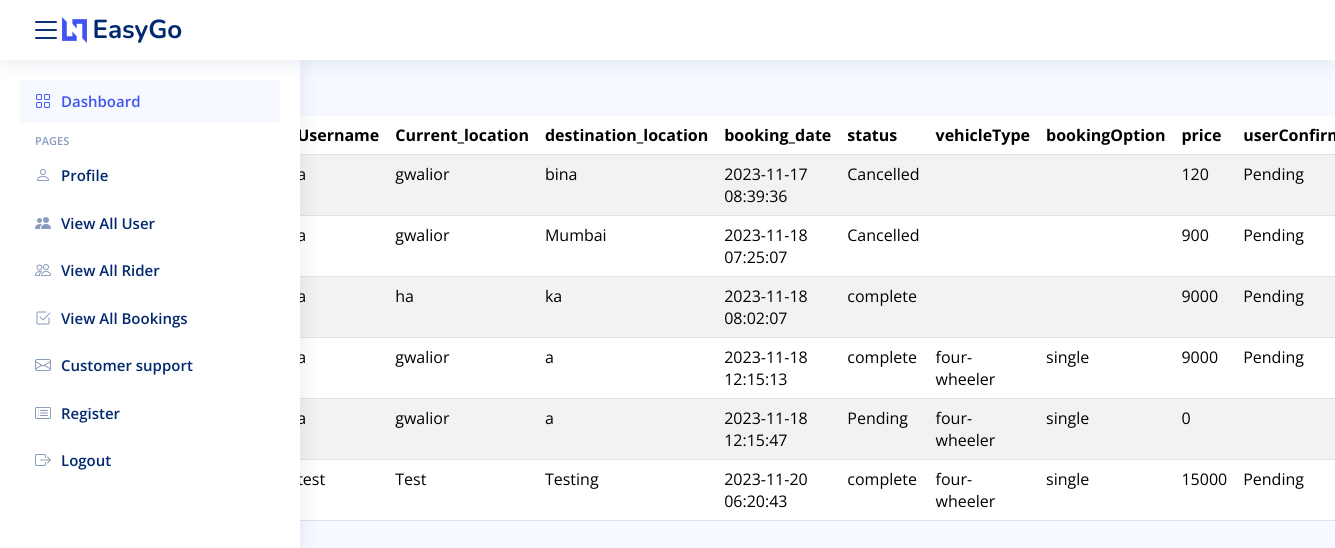
The page /Taxisystem/admin/allbooking.php on the database its author committed.
### tables this page shows
CREATE TABLE `bookings` (
  `id` int(11) NOT NULL,
  `UserID` int(11) NOT NULL,
  `RiderID` int(11) NOT NULL,
  `Username` varchar(50) NOT NULL,
  `current_location` varchar(255) NOT NULL,
  `destination_location` varchar(255) NOT NULL,
  `booking_date` timestamp NOT NULL DEFAULT current_timestamp(),
  `status` varchar(50) DEFAULT 'Pending',
  `vehicleType` varchar(255) NOT NULL,
  `bookingOption` varchar(255) NOT NULL,
  `price` int(11) NOT NULL,
  `userConfirmation` varchar(10) NOT NULL
);

### Taxisystem/admin/allbooking.php (the view, shortened to what this page needs)
<?php
include("./adminheader.php");
include("./sidebar.php");
include("../db/connection.php");
$sql = "SELECT * FROM bookings";
$result = mysqli_query($conn,$sql);
if ($result->num_rows > 0) {
    echo '<div class="container mt-5">';
    echo '<h2 class="mb-18">All Bookings</h2>';
    echo '<table class="table table-striped">
            <thead>
                <tr>
                    <th>id</th>
                    <th>UserID</th>
                    <th>RiderID</th>
                    <th>Username</th>
                    <th>Current_location</th>
                    <th>destination_location</th>
                    <th>booking_date</th>
                    <th>status</th>
                    <th>vehicleType</th>
                    <th>bookingOption</th>
                    <th>price</th>
                    <th>userConfirmation</th>
                </tr>
            </thead>
            <tbody>';
    while ($rowBooking = $result->fetch_assoc()) {
        echo '<tr>
                <td>' . $rowBooking["id"] . '</td>
                <td>' . $rowBooking["UserID"] . '</td>
                <td>' . $rowBooking["RiderID"] . '</td>
                <td>' . $rowBooking["Username"] . '</td>
                <td>' . $rowBooking["current_location"] . '</td>
                <td>' . $rowBooking["destination_location"] . '</td>
                <td>' . $rowBooking["booking_date"] . '</td>
                <td>' . $rowBooking["status"] . '</td>
                <td>' . $rowBooking["vehicleType"] . '</td>
                <td>' . $rowBooking["bookingOption"] . '</td>
                <td>' . $rowBooking["price"] . '</td>
                <td>' . $rowBooking["userConfirmation"] . '</td>
              </tr>';
    }
    echo '</tbody></table>';
    echo '</div>';
} else {
    echo '<div class="alert alert-warning" role="alert">No bookings found.</div>';
}
?>

### Taxisystem/admin/adminheader.php (shortened to what this page needs)
    <link href="assets/vendor/bootstrap/css/bootstrap.min.css" rel="stylesheet">
    <link href="assets/vendor/bootstrap-icons/bootstrap-icons.css" rel="stylesheet">
    <link href="assets/vendor/boxicons/css/boxicons.min.css" rel="stylesheet">
    <link href="assets/vendor/quill/quill.snow.css" rel="stylesheet">
    <link href="assets/vendor/quill/quill.bubble.css" rel="stylesheet">
    <link href="assets/vendor/remixicon/remixicon.css" rel="stylesheet">
    <link href="assets/vendor/simple-datatables/style.css" rel="stylesheet">
    <link href="assets/css/style.css" rel="stylesheet">
<header id="header" class="header fixed-top d-flex align-items-center">
<div class="d-flex align-items-center justify-content-between">
<i class="bi bi-list toggle-sidebar-btn"></i>
<a href="adminindex.php" class="logo d-flex align-items-center">
        <img src="assets/img/logo.png" alt="">
        <span class="d-none d-lg-block">EasyGo</span>
    </a>
</div>
</header>

### Taxisystem/admin/sidebar.php
<aside id="sidebar" class="sidebar">
    <ul class="sidebar-nav" id="sidebar-nav">
        <li class="nav-item">
            <a class="nav-link " href="adminindex.php">
                <i class="bi bi-grid"></i>
                <span>Dashboard</span>
            </a>
        </li>
        <li class="nav-heading">Pages</li>
        <li class="nav-item">
            <a class="nav-link collapsed" href="adminprofile.php">
                <i class="bi bi-person"></i>
                <span>Profile</span>
            </a>
        </li>
        <li class="nav-item">
            <a class="nav-link collapsed" href="alluser.php">
                <i class="bi bi-people-fill"></i>
                <span>View All User</span>
            </a>
        </li>
        <li class="nav-item">
            <a class="nav-link collapsed" href="allrider.php">
                <i class="bi bi-people"></i>
                <span>View All Rider</span>
            </a>
        </li>
        <li class="nav-item">
            <a class="nav-link collapsed" href="allbooking.php">
                <i class="bi bi-check2-square"></i>
                <span>View All Bookings</span>
            </a>
        </li>
        <li class="nav-item">
            <a class="nav-link collapsed" href="Contactdetails.php">
                <i class="bi bi-envelope"></i>
                <span>Customer support</span>
            </a>
        </li>
        <li class="nav-item">
            <a class="nav-link collapsed" href="riderregister.php">
                <i class="bi bi-card-list"></i>
                <span>Register</span>
            </a>
        </li>
        <li class="nav-item">
            <a class="nav-link collapsed" href="../logout.php">
                <i class="bi bi-box-arrow-right"></i>
                <span>Logout</span>
            </a>
        </li>
    </ul>
</aside>

### Taxisystem/admin/assets/css/style.css (style rules this page uses)
a { color: #4154f1; text-decoration: none; }
h1, h2, h3, h4, h5, h6 { font-family: "Nunito", sans-serif; }
.logo { line-height: 1; }
@media (min-width: 1200px) { .logo { width: 280px; } }
.logo img { max-height: 26px; margin-right: 6px; }
.logo span { font-size: 26px; font-weight: 700; color: #012970; font-family: "Nunito", sans-serif; }
.header { transition: all 0.5s; z-index: 997; height: 60px; box-shadow: 0px 2px 20px rgba(1, 41, 112, 0.1); background-color: #fff; padding-left: 20px; }
.header .toggle-sidebar-btn { font-size: 32px; padding-left: 10px; cursor: pointer; color: #012970; }
.sidebar { position: fixed; top: 60px; left: 0; bottom: 0; width: 300px; z-index: 996; transition: all 0.3s; padding: 20px; overflow-y: auto; scrollbar-width: thin; scrollbar-color: #aab7cf transparent; box-shadow: 0px 0px 20px rgba(1, 41, 112, 0.1); background-color: #fff; }
.sidebar-nav { padding: 0; margin: 0; list-style: none; }
.sidebar-nav li { padding: 0; margin: 0; list-style: none; }
.sidebar-nav .nav-item { margin-bottom: 5px; }
.sidebar-nav .nav-heading { font-size: 11px; text-transform: uppercase; color: #899bbd; font-weight: 600; margin: 10px 0 5px 15px; }
.sidebar-nav .nav-link { display: flex; align-items: center; font-size: 15px; font-weight: 600; color: #4154f1; transition: 0.3; background: #f6f9ff; padding: 10px 15px; border-radius: 4px; }
.sidebar-nav .nav-link i { font-size: 16px; margin-right: 10px; color: #4154f1; }
.sidebar-nav .nav-link.collapsed { color: #012970; background: #fff; }
.sidebar-nav .nav-link.collapsed i { color: #899bbd; }

### rows shown on the page
bookings: Username "a", current_location "gwalior", destination_location "bina", booking_date "2023-11-17 08:39:36", status "Cancelled", price "120", userConfirmation "Pending"
bookings: Username "a", current_location "gwalior", destination_location "Mumbai", booking_date "2023-11-18 07:25:07", status "Cancelled", price "900", userConfirmation "Pending"
bookings: Username "a", current_location "ha", destination_location "ka", booking_date "2023-11-18 08:02:07", status "complete", price "9000", userConfirmation "Pending"
bookings: Username "a", current_location "gwalior", destination_location "a", booking_date "2023-11-18 12:15:13", status "complete", vehicleType "four-wheeler", bookingOption "single", price "9000", userConfirmation "Pending"
bookings: Username "a", current_location "gwalior", destination_location "a", booking_date "2023-11-18 12:15:47", status "Pending", vehicleType "four-wheeler", bookingOption "single", price "0"
bookings: Username "test", current_location "Test", destination_location "Testing", booking_date "2023-11-20 06:20:43", status "complete", vehicleType "four-wheeler", bookingOption "single", price "15000", userConfirmation "Pending"
